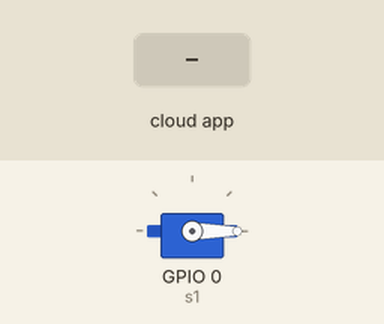
A sketch run on a simulated ESP32. On the bench: servo. The inputs (shaded band) are chosen by the test bench. WiFi joins after 1.5 s; servers stay silent unless stated.

Above: at 2.7 s.
2.8 s: the phone or cloud app sets servo1 to 1
At 3.7 s:
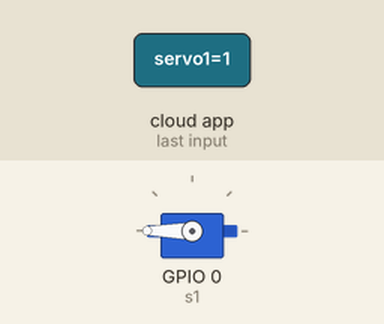
Timing chart, 0 to 5.8 s (numbered marks = the images above; inputs shaded):
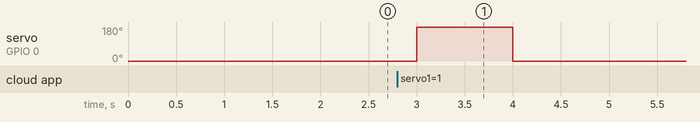

The sketch:

Teabot.ino
```cpp
/**************************************************************************

Written by Divija Durga, with help from the contributions of the open source community.

 **************************************************************************/

#include <ArduinoIoTCloud.h>
#include <Arduino_ConnectionHandler.h>
#include <Servo.h>
const char DEVICE_LOGIN_NAME[] = ""; //get info from Arduino Cloud

const char SSID[] = "";                          // Network SSID (name)
const char PASS[] = "";                   // Network password (use for WPA, or use as key for WEP)
const char DEVICE_KEY[] = "";  // Secret device password get from Arduino Cloud

void onServo1Change();

CloudLight servo1; //bool also works

void initProperties() {

  ArduinoCloud.setBoardId(DEVICE_LOGIN_NAME);
  ArduinoCloud.setSecretDeviceKey(DEVICE_KEY);
  ArduinoCloud.addProperty(servo1, READWRITE, ON_CHANGE, onServo1Change);
}

WiFiConnectionHandler ArduinoIoTPreferredConnection(SSID, PASS);
Servo s1;

void setup() {

  Serial.begin(9600);
  s1.write(0);
  // This delay gives the chance to wait for a Serial Monitor without blocking if none is found
  delay(1500);

  // Defined in thingProperties.h
  initProperties();

  // Connect to Arduino IoT Cloud
  ArduinoCloud.begin(ArduinoIoTPreferredConnection);

  /*
     The following function allows you to obtain more information
     related to the state of network and IoT Cloud connection and errors
     the higher number the more granular information you’ll get.
     The default is 0 (only errors).
     Maximum is 4
 */
  setDebugMessageLevel(2);
  ArduinoCloud.printDebugInfo();
  s1.attach(0);
}

void loop() {
  ArduinoCloud.update();
  // Your code here
}


void onServo1Change() {
  if (servo1) {
    s1.write(180);
    delay(1000);
    s1.write(0);
    servo1=0;
    /*
    adjust for style of kettle. The tab of my kettle comes up on its own once it is hot,
    so my servo needs to reset to its original position. A classic button, switch or slider
    will not work
    */
  }


}
```

Measured:
- after the input at 2.8 s, servo on GPIO 0 (s1): 0° → 180° after 0.20 s, → 0° 1.0 s later
